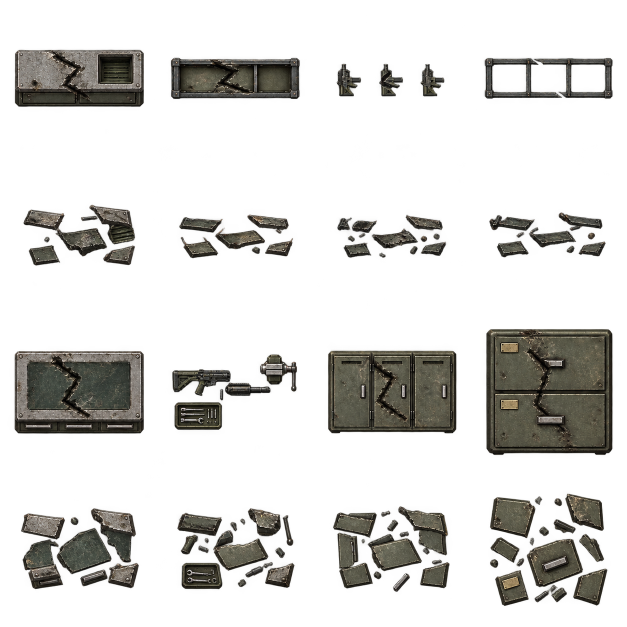
#> input picture art-source/tilesets/armory-workshop-damage.raw.png, 1254 x 1254 px, given in place of planet-formations.raw.png, which was not available (shown at 1/2 size)
$ python derive.py
#> lines starting #> are read from the running program, lines starting #| are printed output that depends on the picture
"""Derives the volcanic formations sheet from the planet formations' accepted ImageGen sheet.

Columns 0-1 of `planet-formations.raw.png` (boulders, spires; rows intact, damaged, destroyed) are regraded from grey
rock to dark vesicular basalt with a faint warm cast; the alpha is untouched, so every cut and collision mask of the
rock formations holds for the basalt ones (`MineralFormation.BASALT_BOULDERS`, `BASALT_SPIRES`). Cracks on the damaged
and destroyed rows (the darkest pixels of a broken body) get a dull ember glow, as fresh basalt broken open shows.
Run from the repository root:

    python art-source/tilesets/volcanic-formations/derive.py
"""
import numpy as np
from PIL import Image

SRC = 'art-source/tilesets/planet-formations.raw.png'
OUT = 'art-source/tilesets/volcanic-formations.raw.png'
# Columns 0-1 of the source sheet end before the ice blocks' frame at x=763.
WIDTH = 724
# Rows in the source: intact from 0, damaged from 362, destroyed from 724.
DAMAGED_FROM = 362

img = np.asarray(Image.open(SRC).convert('RGBA')).astype(np.float32)[:, :WIDTH]
rgb, a = img[..., :3], img[..., 3:]
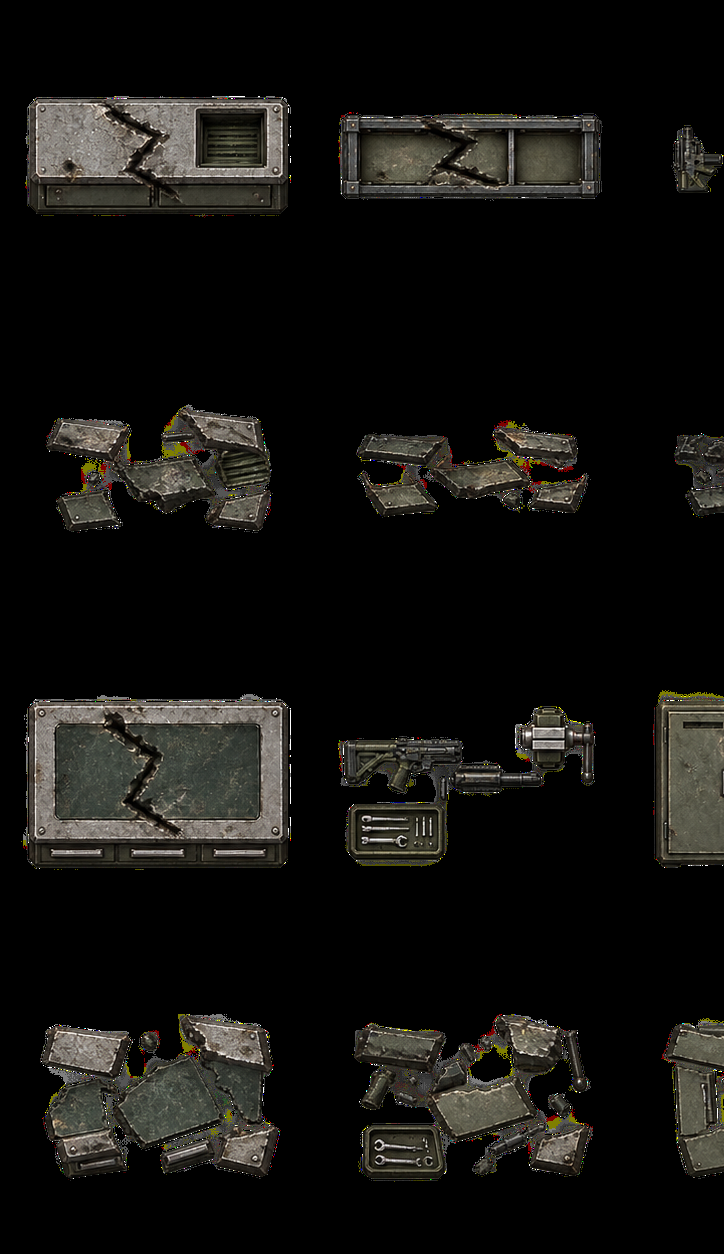
#> rgb: shape (1254, 724, 3) float32; mean R, G, B 19.2, 18.3, 15.9
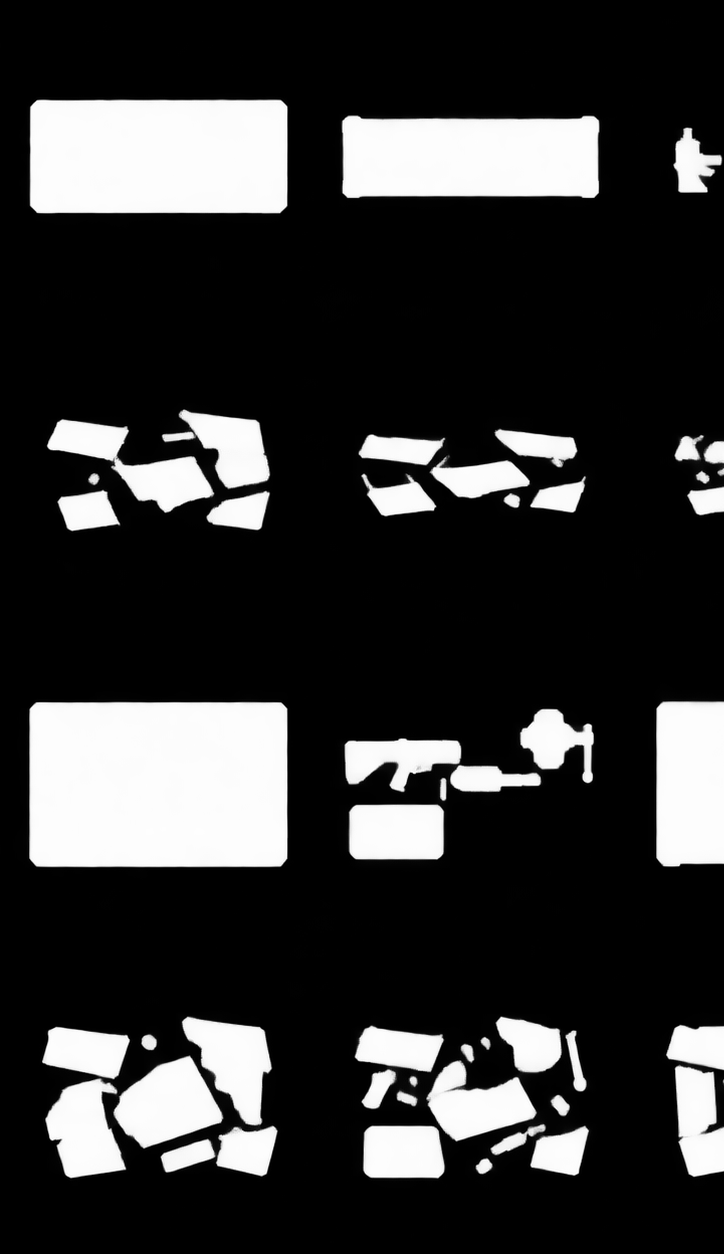
#> a: shape (1254, 724, 1) float32; min 0, max 255, mean 52.6
lum = (rgb @ np.array([.299, .587, .114], np.float32))[..., None]
# Grey rock spans roughly 40-200 in luminance; basalt sits low, keeping the facets' shading as relief.
t = np.clip(lum / 255.0, 0, 1)
basalt = np.array([30, 27, 27], np.float32) + t * np.array([78, 70, 66], np.float32)
out = basalt
# Ember in the cracks of a broken body: the darkest opaque pixels below the intact row.
h = out.shape[0]
#> h = 1254
broken = (np.arange(h) >= DAMAGED_FROM)[:, None, None]
crack = np.clip((0.22 - t) / 0.12, 0, 1) * broken * (a > 128)
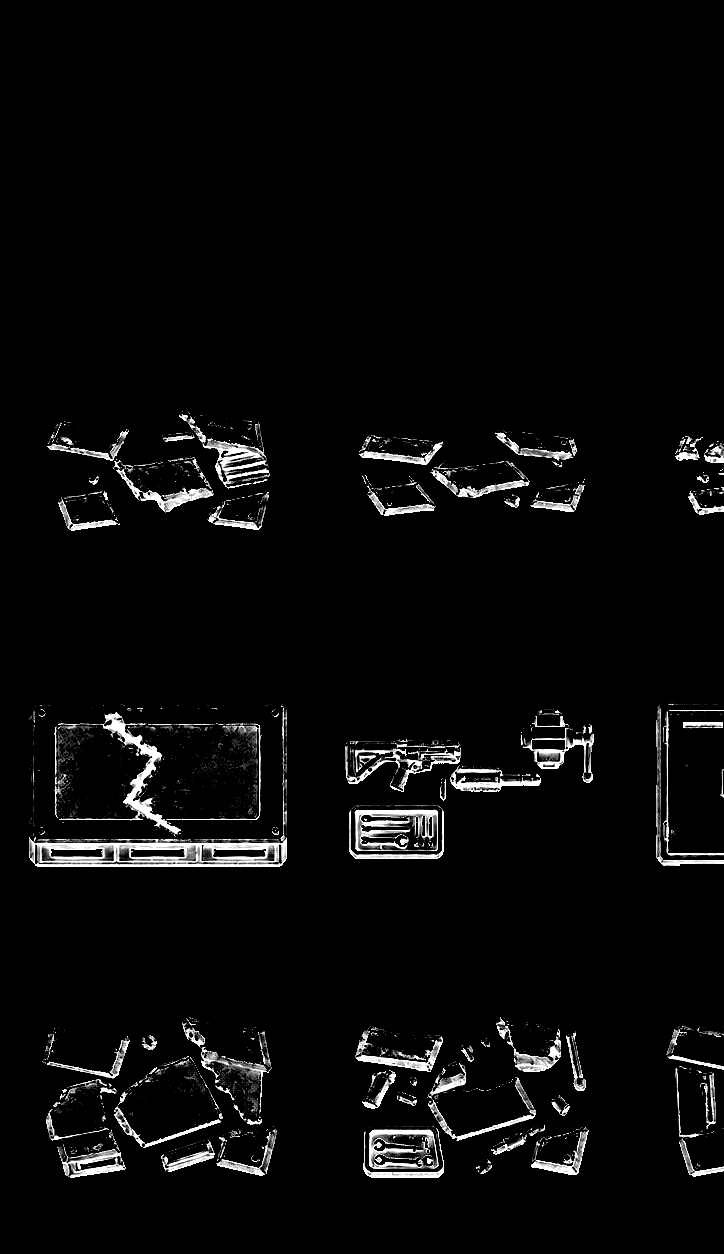
#> crack: shape (1254, 724, 1) float32; min 0, max 1, mean 0.0371
ember = np.array([196, 74, 26], np.float32)
out = out * (1 - crack * .8) + ember * crack * .8
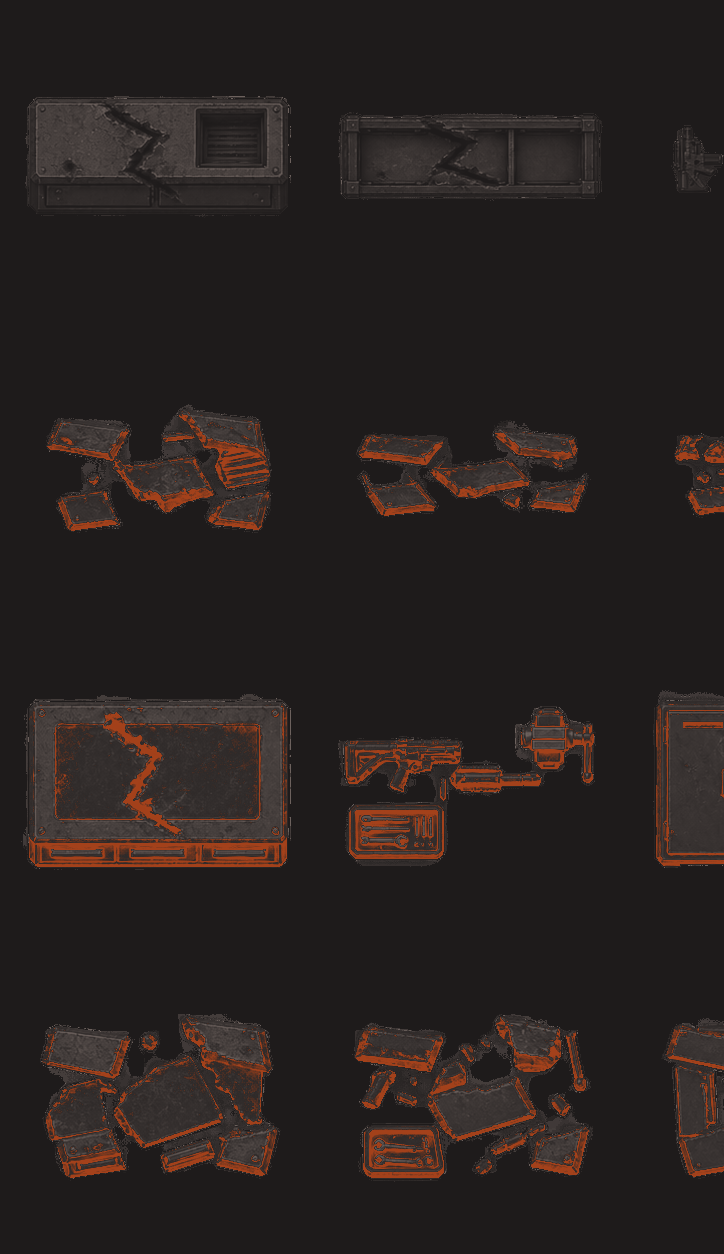
#> out: shape (1254, 724, 3) float32; mean R, G, B 40.4, 33.5, 31.8
res = np.concatenate([np.clip(out, 0, 255), a], axis=2).astype(np.uint8)
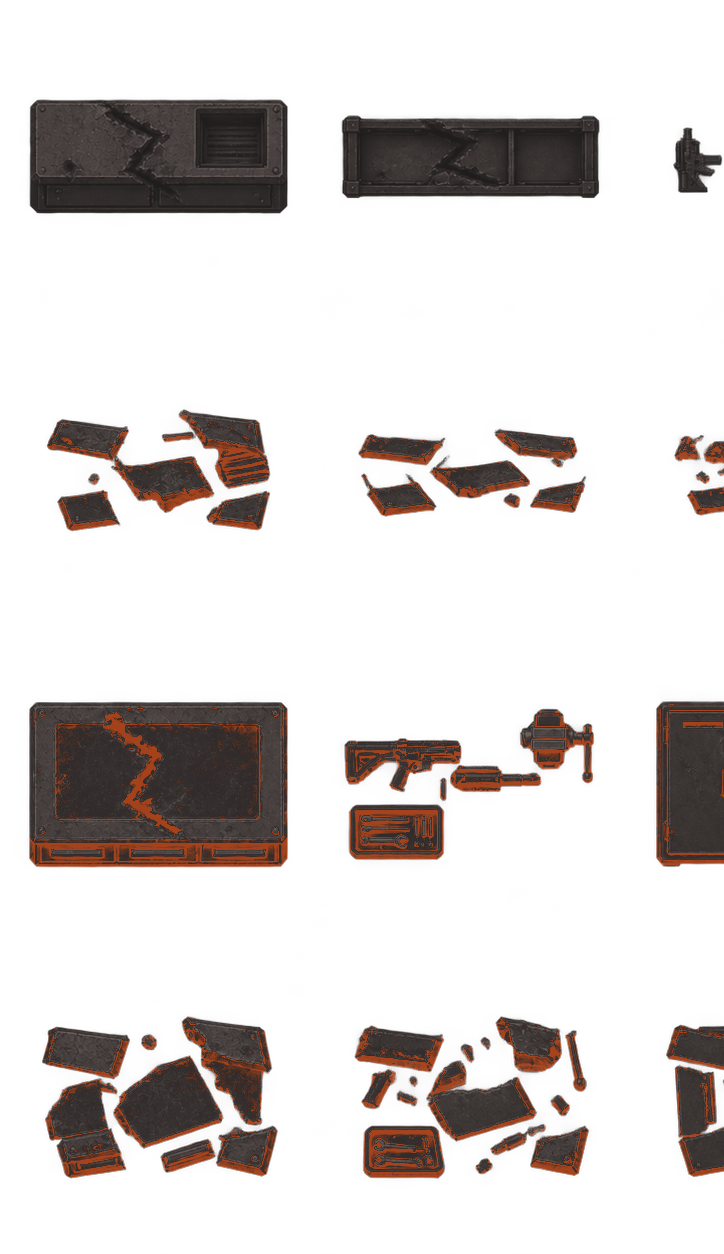
#> res: shape (1254, 724, 4); mean R, G, B, A 40.2, 33.1, 31.4, 52.6; transparent parts drawn white
Image.fromarray(res, 'RGBA').save(OUT, optimize=True)
print('wrote', OUT, res.shape)
#| wrote art-source/tilesets/volcanic-formations.raw.png (1254, 724, 4)

$ run again, on art-source/tilesets/barracks-bunks-worn.raw.png
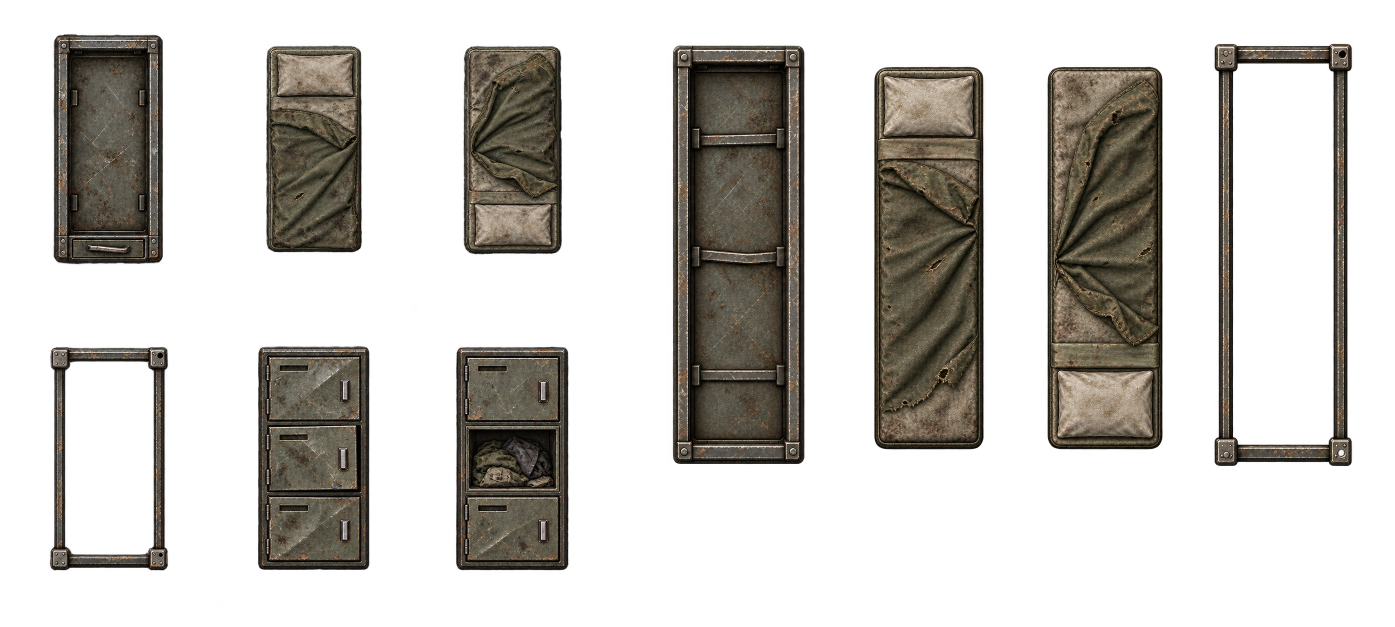
#> input picture art-source/tilesets/barracks-bunks-worn.raw.png, 2790 x 1254 px, given in place of planet-formations.raw.png, which was not available (shown at 1/2 size)
#> `out = out * (1 - crack * .8) + ember * crack * .8`:
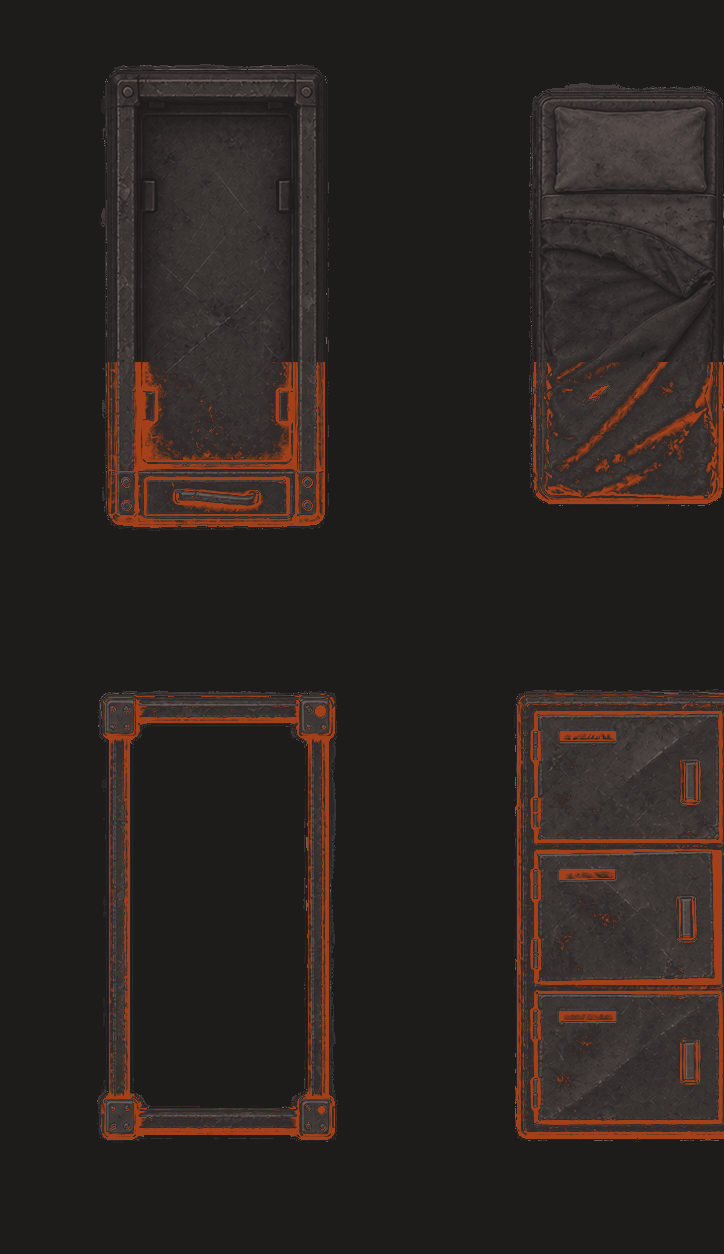
#> out: shape (1254, 724, 3) float32; mean R, G, B 44.1, 36.1, 33.9
#> `res = np.concatenate([np.clip(out, 0, 255), a], axis=2).astype(np.uint8)`:
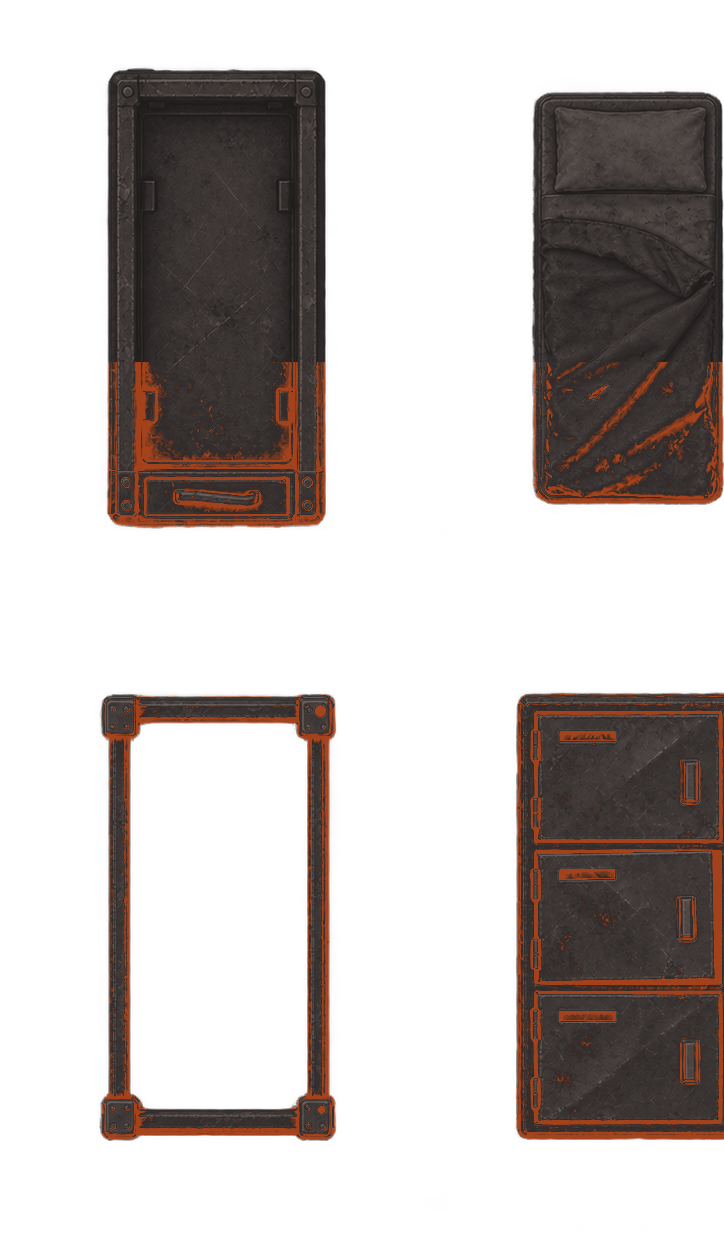
#> res: shape (1254, 724, 4); mean R, G, B, A 43.7, 35.5, 33.4, 83.2; transparent parts drawn white
#| wrote art-source/tilesets/volcanic-formations.raw.png (1254, 724, 4)
